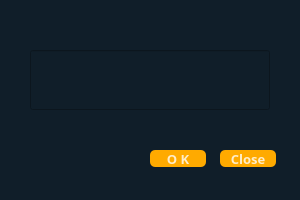
<?xml version="1.0" encoding="UTF-8"?>
<ui version="4.0">
 <class>Form</class>
 <widget class="QWidget" name="Form">
  <property name="geometry">
   <rect>
    <x>0</x>
    <y>0</y>
    <width>300</width>
    <height>200</height>
   </rect>
  </property>
  <property name="windowTitle">
   <string>Form</string>
  </property>
  <property name="styleSheet">
   <string notr="true">background-color:rgba(16,30,41,240);
color:rgb(255, 255, 255);
</string>
  </property>
  <widget class="QWidget" name="widget" native="true">
   <property name="geometry">
    <rect>
     <x>0</x>
     <y>0</y>
     <width>300</width>
     <height>200</height>
    </rect>
   </property>
   <property name="styleSheet">
    <string notr="true">background-color:rgba(16,30,41,240);
</string>
   </property>
   <widget class="QLineEdit" name="lineEdit">
    <property name="geometry">
     <rect>
      <x>30</x>
      <y>50</y>
      <width>240</width>
      <height>60</height>
     </rect>
    </property>
    <property name="font">
     <font>
      <family>Agency FB</family>
      <pointsize>12</pointsize>
      <weight>75</weight>
      <bold>true</bold>
     </font>
    </property>
    <property name="styleSheet">
     <string notr="true">color:rgb(255, 255, 255);</string>
    </property>
    <property name="text">
     <string/>
    </property>
   </widget>
   <widget class="QPushButton" name="pushButton">
    <property name="geometry">
     <rect>
      <x>150</x>
      <y>150</y>
      <width>56</width>
      <height>17</height>
     </rect>
    </property>
    <property name="font">
     <font>
      <family>Agency FB</family>
      <pointsize>10</pointsize>
      <weight>75</weight>
      <bold>true</bold>
     </font>
    </property>
    <property name="styleSheet">
     <string notr="true">QPushButton#pushButton{
background-color:rgb(255, 170, 0);
color:rgba(255, 255, 255, 200);
border-radius:5px;
}
QPushButton#pushButton:pressed{
padding-left:5px;
padding-top:5px;
background-color:rgb(255, 170, 0);
background-position:calc(100%-10px)center;
}
QPushButton#pushButton:hover{
background-color:rgb(255, 170, 0);
}</string>
    </property>
    <property name="text">
     <string>O K</string>
    </property>
   </widget>
   <widget class="QPushButton" name="pushButton_2">
    <property name="geometry">
     <rect>
      <x>220</x>
      <y>150</y>
      <width>56</width>
      <height>17</height>
     </rect>
    </property>
    <property name="font">
     <font>
      <family>Agency FB</family>
      <pointsize>10</pointsize>
      <weight>75</weight>
      <bold>true</bold>
     </font>
    </property>
    <property name="styleSheet">
     <string notr="true">QPushButton#pushButton_2{
background-color:rgb(255, 170, 0);
color:rgba(255, 255, 255, 200);
border-radius:5px;
}
QPushButton#pushButton_2:pressed{
padding-left:5px;
padding-top:5px;
background-color:rgb(255, 170, 0);
background-position:calc(100%-10px)center;
}
QPushButton#pushButton_2:hover{
background-color:rgb(255, 170, 0);
}</string>
    </property>
    <property name="text">
     <string>Close</string>
    </property>
   </widget>
  </widget>
 </widget>
 <resources/>
 <connections/>
</ui>
